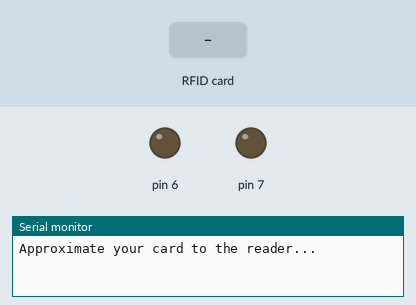
A sketch run on a simulated Arduino Uno, built with avr-gcc and run on an emulated ATmega328P. Parts: output pins drawn as LEDs (lit = HIGH), the last lines printed to the serial monitor. Dashed ring = blinking. The inputs (shaded band) are chosen by the test bench. Pins used as bus, display or sensor lines are not drawn.

Above: at 1.2 s.
1.3 s: RFID card 23 17 30 13 held to the reader
At 1.4 s:
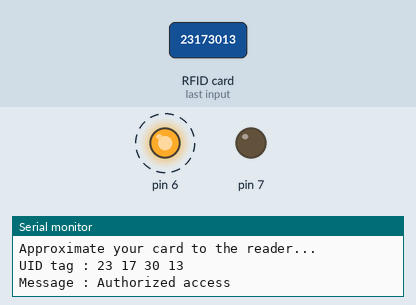
4.3 s: RFID card 5E 7A 19 C4 held to the reader
At 5.41 s:
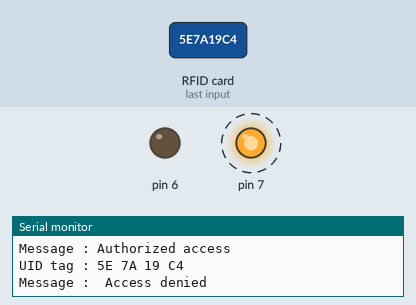
7.3 s: RFID card 43 29 64 0D held to the reader
At 9.0 s:
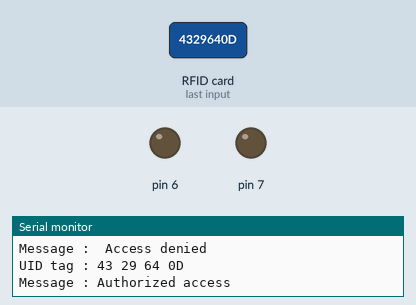
Timing chart, 0 to 10.5 s (numbered marks = the images above; inputs shaded):
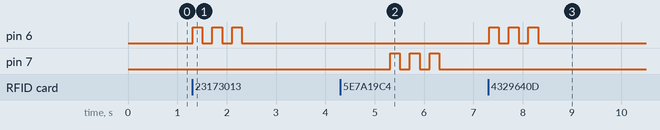

Measured:
- after the input at 1.3 s, pin 6: alternates HIGH for 0.20 s and LOW for 0.20 s, 6 changes in all, then stays LOW, starting at once
- after the input at 4.3 s, pin 7: alternates HIGH for 0.20 s and LOW for 0.20 s, 6 changes in all, then stays LOW, starting after 1.0 s
- after the input at 7.3 s, pin 6: alternates HIGH for 0.20 s and LOW for 0.20 s, 6 changes in all, then stays LOW, starting at once

The sketch:

rfid.ino
```cpp
 /* * RST/Reset   RST          9             5         D9         RESET/ICSP-5     RST
 * SPI SS      SDA(SS)      10            53        D10        10               10
 * SPI MOSI    MOSI         11 / ICSP-4   51        D11        ICSP-4           16
 * SPI MISO    MISO         12 / ICSP-1   50        D12        ICSP-1           14
 * SPI SCK     SCK          13 / ICSP-3   52        D13        ICSP-3           15*/
#include <SPI.h>
#include <MFRC522.h>
#include<Servo.h>
Servo Myservo;
#define SS_PIN 10
#define RST_PIN 9
MFRC522 mfrc522(SS_PIN, RST_PIN);   // Create MFRC522 instance.

void setup()
{
  pinMode(7,1);
  pinMode(6,1);
  Serial.begin(9600);   // Initiate a serial communication
  SPI.begin();      // Initiate  SPI bus
  mfrc522.PCD_Init();   // Initiate MFRC522
  Serial.println("Approximate your card to the reader...");
  Serial.println();

}
void loop()
{ bool flag = 0;
  // Look for new cards
  if ( ! mfrc522.PICC_IsNewCardPresent())
  {
    return;
  }
  // Select one of the cards
  if ( ! mfrc522.PICC_ReadCardSerial())
  {
    return;
  }
  //Show UID on serial monitor
  Serial.print("UID tag :");
  String content= "";
  byte letter;
  for (byte i = 0; i < mfrc522.uid.size; i++)
  {
     Serial.print(mfrc522.uid.uidByte[i] < 0x10 ? " 0" : " ");
     Serial.print(mfrc522.uid.uidByte[i], HEX);
     content.concat(String(mfrc522.uid.uidByte[i] < 0x10 ? " 0" : " "));
     content.concat(String(mfrc522.uid.uidByte[i], HEX));
  }
  Serial.println();
  Serial.print("Message : ");
  content.toUpperCase();
  if (content.substring(1) == "23 17 30 13" || content.substring(1) == "43 29 64 0D") //change here the UID of the card/cards that you want to give access
  {
    Serial.println("Authorized access");
    Serial.println();
    //delay(3000);
    digitalWrite(6,1);
    delay(200);
    digitalWrite(6,0);
    delay(200);
    digitalWrite(6,1);
    delay(200);
    digitalWrite(6,0);
    delay(200);
    digitalWrite(6,1);
    delay(200);
    digitalWrite(6,0);
    delay(1000);
    flag = 1;
  }
  else
  {
    Serial.println(" Access denied");
    Serial.println();
    //delay(3000);
    digitalWrite(7,1);
    delay(200);
    digitalWrite(7,0);
    delay(200);
    digitalWrite(7,1);
    delay(200);
    digitalWrite(7,0);
    delay(200);
    digitalWrite(7,1);
    delay(200);
    digitalWrite(7,0);
    delay(1000);
  }
  if(flag==1){
    int k=1;
     while(k>0)
     {
      Myservo.write(0);
      delay(1000);
      Myservo.write(180);
      delay(1000);
      k--;
     }
  }
}
```
